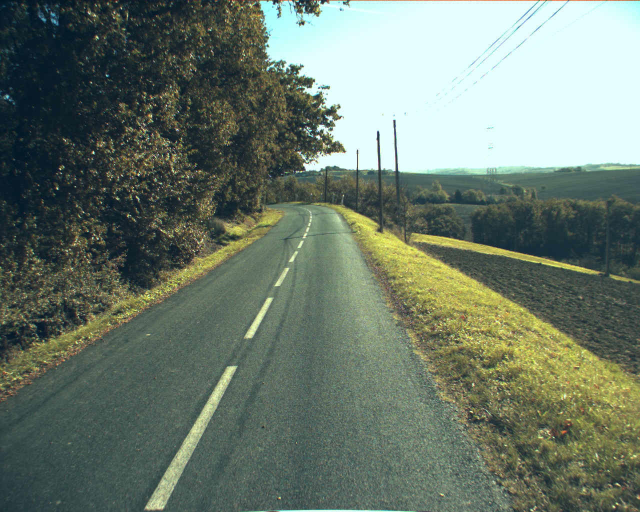
%> input picture roma/BDXD54/IMG00019.jpg, 1280 x 1024 px (shown at 1/2 size)
$ octave Filtering.m   (GNU Octave 9; MATLAB toolbox functions it lacks are replaced by stand-ins)
%> lines starting %> are read from the running program, lines starting %| are printed output that depends on the picture; in (x1, y1, x2, y2) boxes, pixels count from 0 and x2, y2 are one past the last pixel; in counts of white or black regions, pixels touching at a corner belong together; the program's own positions count from 1
close all

horizon = 405;

% Load in image
imFile = fullfile('roma','BDXD54','IMG00019.jpg');
img = imread(imFile);
%> img is the input picture: size 1024x1280x3 uint8; mean R, G, B 107.6, 121.6, 108.5

% Convert to grayscale
img_g = rgb2gray(img);
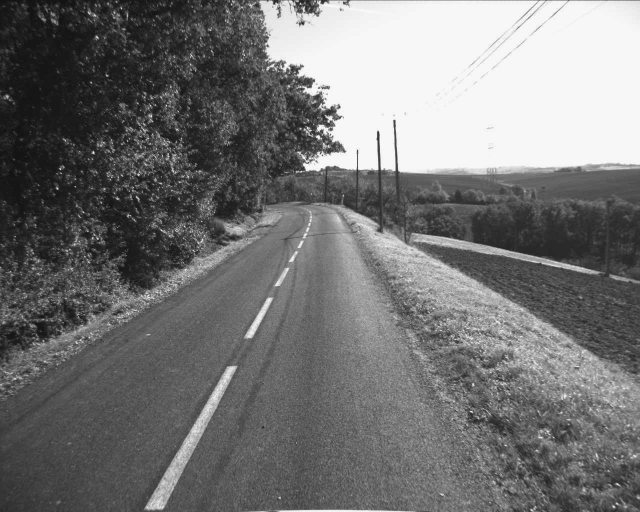
%> img_g: size 1024x1280 uint8 (shown at 1/2 size); min 2, max 255, mean 116

% Basic filtering of image
img_f = imgaussfilt(img_g,3);
img_f = medfilt2(img_g,[5,5]);

% Tophat filtering
%img_a = imtophat(img_f,strel('line',100,1));
img_a = imtophat(img_f,strel('rectangle',[10,69]));
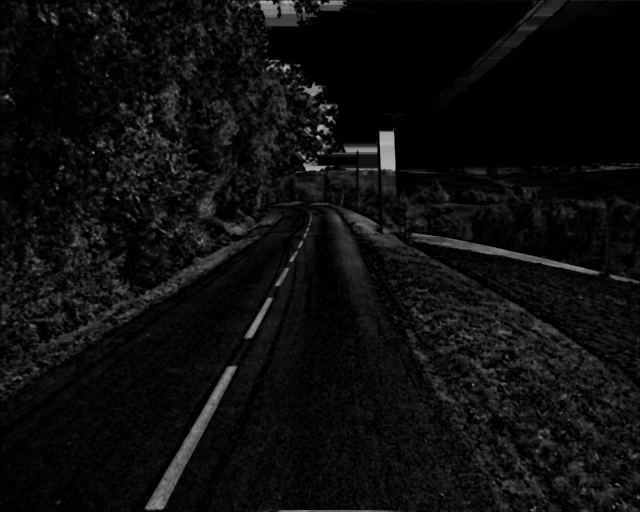
%> img_a: size 1024x1280 uint8 (shown at 1/2 size); min 0, max 188, mean 14.3
%img_d = img_a + img_b;
figure
imshow(img_a)
slope = -0.0856;
i = 1024;
j = 1;

while i > horizon
    img_a(i,:) = imtophat(img_f(i,:),strel('rectangle',[1,round(69+slope*j)]));
    i = i - 1;
    j = j + 1;
end
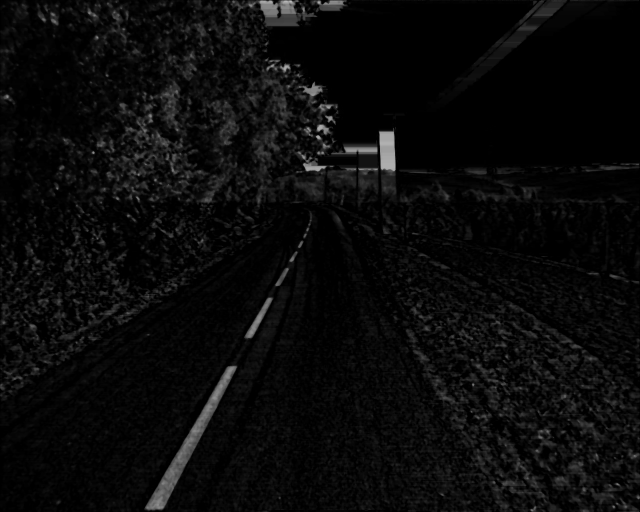
%> img_a: size 1024x1280 uint8 (shown at 1/2 size); min 0, max 188, mean 10.2
%> after the loop, i = 405; j = 620

% Binarize and cut off above horizon
img_a = imbinarize(img_a,0.35);
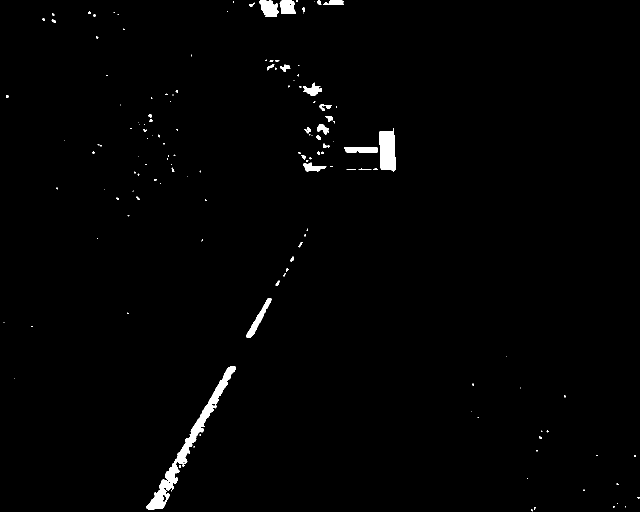
%> img_a: size 1024x1280 logical (shown at 1/2 size); 1.1% white; 142 white regions (103 under 20 px), largest, box (x1, y1, x2, y2) and area: (292, 733, 472, 1019) 5495, (758, 256, 791, 343) 2301, (518, 1, 557, 34) 949
img_a(1:horizon,:) = 0;
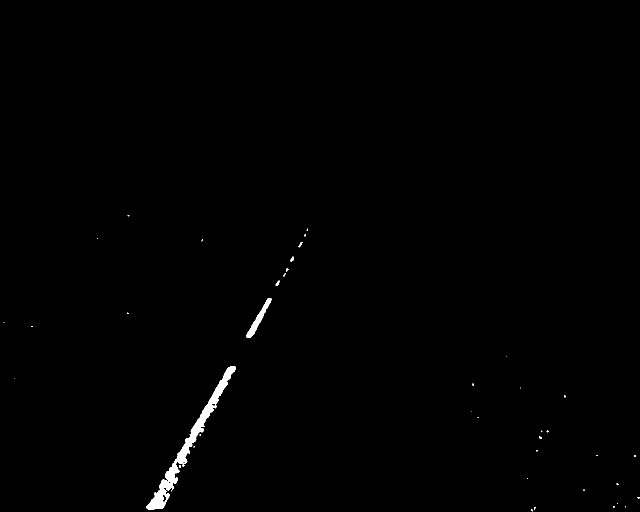
%> img_a: size 1024x1280 logical (shown at 1/2 size); 0.52% white; 40 white regions (33 under 20 px), largest, box (x1, y1, x2, y2) and area: (292, 733, 472, 1019) 5495, (492, 596, 544, 676) 914, (580, 513, 588, 523) 49

figure;
imshow(img_a);

$ run again, with roma/BDXD54/IMG00002.jpg copied over roma/BDXD54/IMG00019.jpg
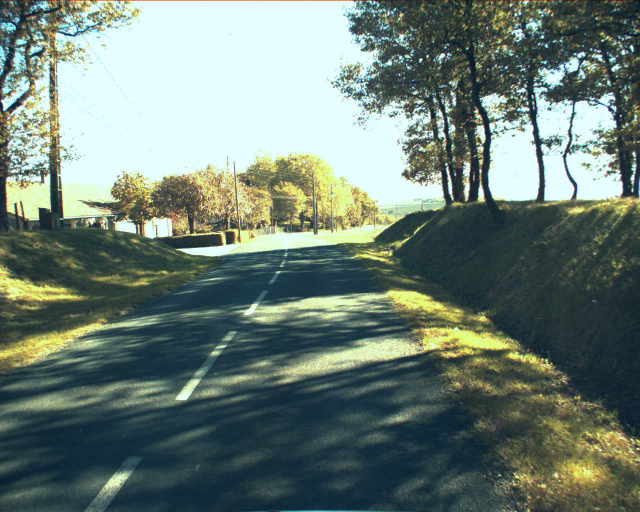
%> input picture roma/BDXD54/IMG00002.jpg, 1280 x 1024 px (shown at 1/2 size)
%> img is the input picture: size 1024x1280x3 uint8; mean R, G, B 108.6, 125.9, 116.9
%> after the loop `while i > horizon`:
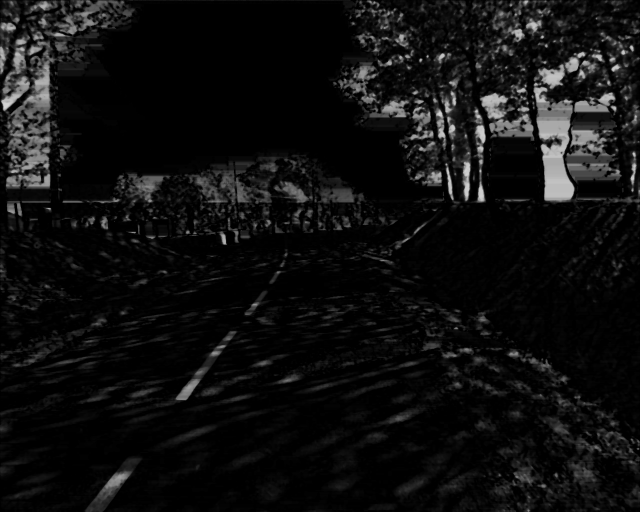
%> img_a: size 1024x1280 uint8 (shown at 1/2 size); min 0, max 212, mean 15.1
%> after the loop `while i > horizon`: i = 405; j = 620
%> `img_a(1:horizon,:) = 0;`:
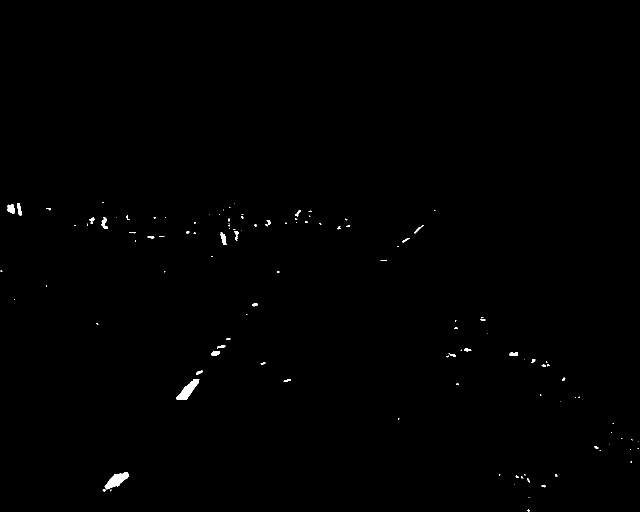
%> img_a: size 1024x1280 logical (shown at 1/2 size); 0.32% white; 130 white regions (91 under 20 px), largest, box (x1, y1, x2, y2) and area: (209, 945, 258, 979) 823, (352, 758, 399, 800) 813, (15, 409, 30, 428) 211

$ run again, with roma/BDXD54/IMG00006.jpg copied over roma/BDXD54/IMG00019.jpg
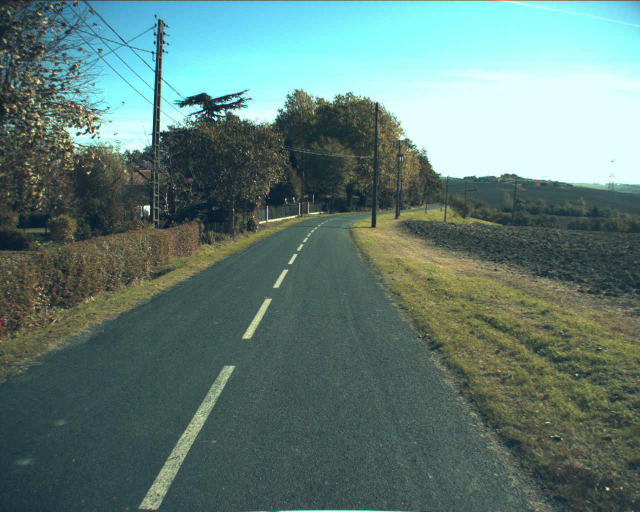
%> input picture roma/BDXD54/IMG00006.jpg, 1280 x 1024 px (shown at 1/2 size)
%> img is the input picture: size 1024x1280x3 uint8; mean R, G, B 96.2, 124.1, 117.7
%> after the loop `while i > horizon`: i = 405; j = 620
%> `img_a = imbinarize(img_a,0.35);`:
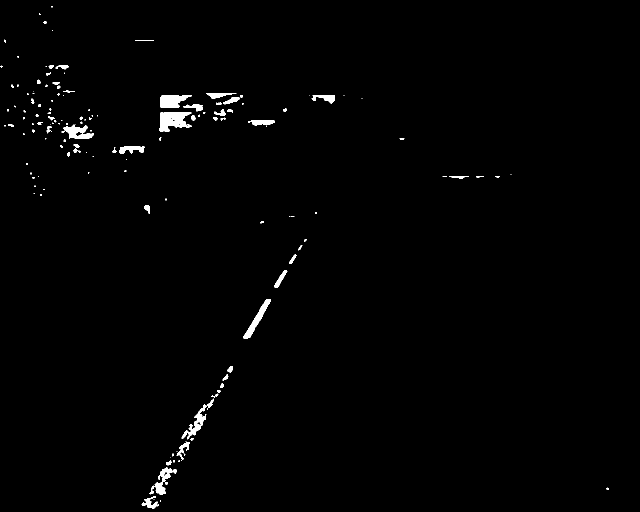
%> img_a: size 1024x1280 logical (shown at 1/2 size); 0.98% white; 149 white regions (84 under 20 px), largest, box (x1, y1, x2, y2) and area: (319, 225, 384, 264) 1668, (320, 191, 384, 215) 1067, (486, 598, 542, 677) 1015
%> `img_a(1:horizon,:) = 0;`:
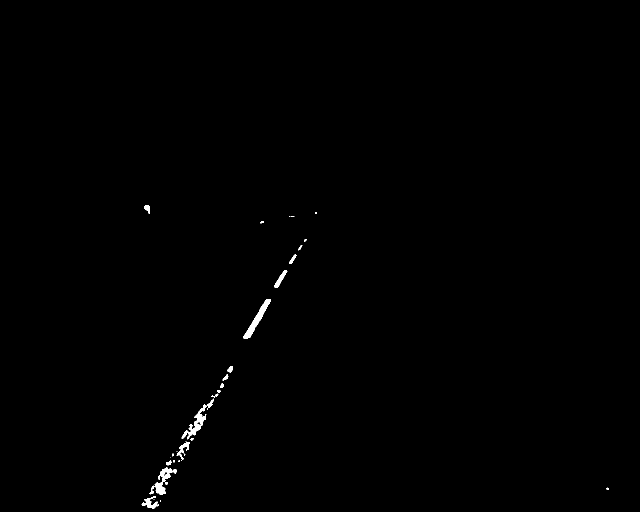
%> img_a: size 1024x1280 logical (shown at 1/2 size); 0.36% white; 35 white regions (17 under 20 px), largest, box (x1, y1, x2, y2) and area: (486, 598, 542, 677) 1015, (363, 797, 428, 879) 1005, (299, 935, 353, 990) 912

$ run again, with roma/BDXD54/IMG00030.jpg copied over roma/BDXD54/IMG00019.jpg
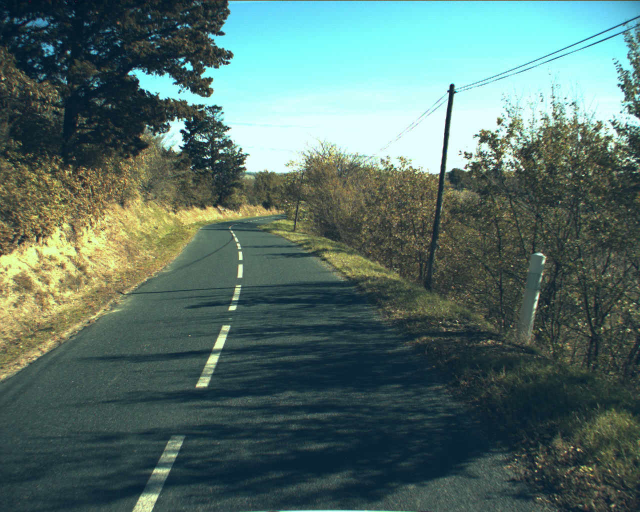
%> input picture roma/BDXD54/IMG00030.jpg, 1280 x 1024 px (shown at 1/2 size)
%> img is the input picture: size 1024x1280x3 uint8; mean R, G, B 85.2, 111.2, 104.8
%> after the loop `while i > horizon`:
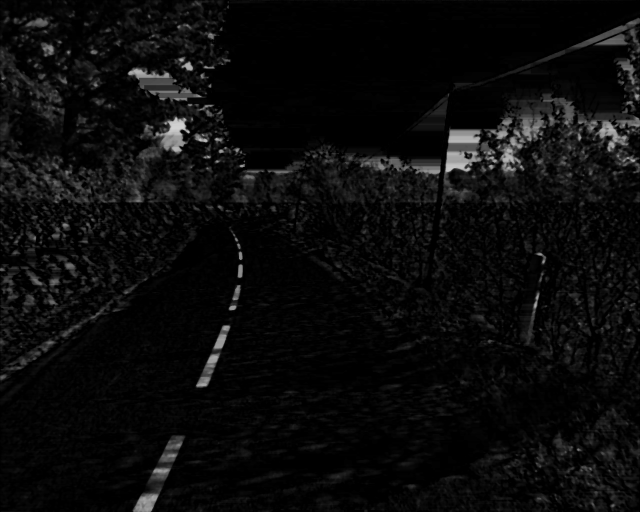
%> img_a: size 1024x1280 uint8 (shown at 1/2 size); min 0, max 211, mean 11.2
%> after the loop `while i > horizon`: i = 405; j = 620
%> `img_a(1:horizon,:) = 0;`:
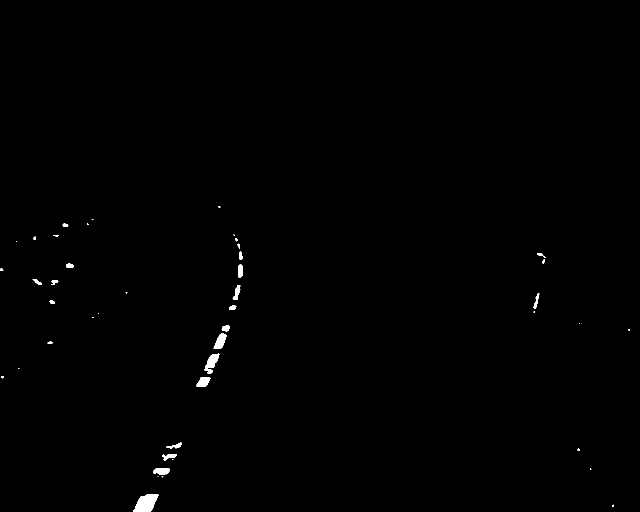
%> img_a: size 1024x1280 logical (shown at 1/2 size); 0.39% white; 45 white regions (19 under 20 px), largest, box (x1, y1, x2, y2) and area: (266, 988, 317, 1024) 1235, (409, 707, 439, 748) 598, (427, 666, 453, 698) 487
